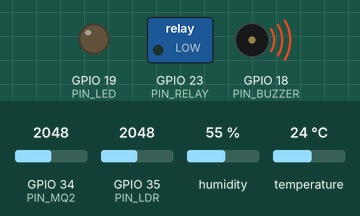
Bench run of a sketch on a simulated ESP32. Parts: switched loads named in the sketch (green lamp = pin HIGH), output pins drawn as LEDs (lit = HIGH), buzzer (waves = sounding, pin HIGH). The test bench sets the inputs (shaded band); at power-on: temperature 24 °C, GPIO 35 (PIN_LDR) = 2048, GPIO 34 (PIN_MQ2) = 2048, humidity 55 %. WiFi joins after 1.5 s; servers stay silent unless stated; no MQTT or app messages arrive unless stated; what the sketch prints to the serial monitor is not drawn.

Above: at 2.54 s.
2.8 s: temperature set to 29 °C
7.2 s: temperature set to 32 °C
At 10.36 s:
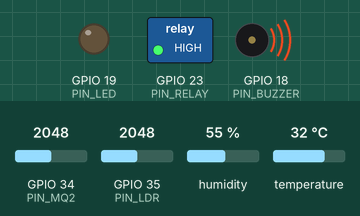
11.9 s: GPIO 35 (PIN_LDR) set to 2862
15.4 s: GPIO 35 (PIN_LDR) set to 2922
At 15.47 s:
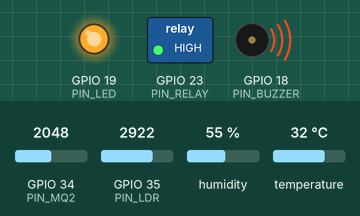
18.9 s: temperature set to 12 °C
At 22.1 s:
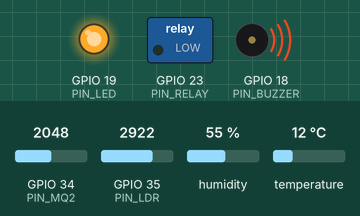
23.9 s: GPIO 34 (PIN_MQ2) set to 1259
27.4 s: GPIO 34 (PIN_MQ2) set to 1154
At 28.2 s:
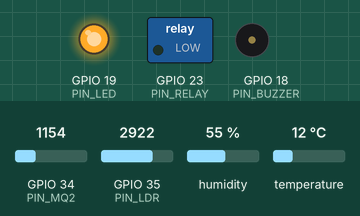
Timing chart, 0 to 29.9 s (numbered marks = the images above; inputs shaded):
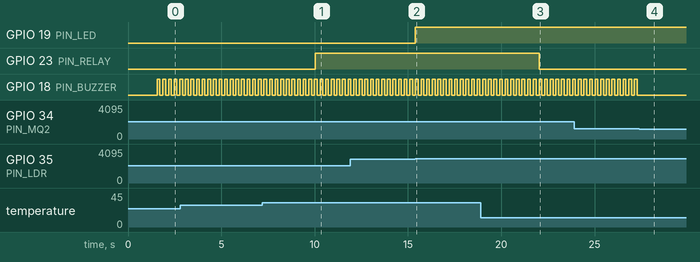

The sketch:

esp32_sensor.ino
```cpp
// Imported legacy firmware; NOT compatible with the current NODO MQTT contract yet.
// See firmware/REVIEW.md before flashing or connecting to the backend.
#include <WiFi.h>
#include <PubSubClient.h>
#include <ArduinoJson.h>
#include "DHT.h"

//  THÔNG TIN WI-FI & MQTT
#include "secrets.h"

// ================= CẤU HÌNH PHẦN CỨNG =================
#define PIN_MQ2       34
#define PIN_LDR       35
#define PIN_DHT       16
#define PIN_BUZZER    18
#define PIN_LED       19
#define PIN_RELAY     23

#define DHTTYPE DHT11
DHT dht(PIN_DHT, DHTTYPE);

// CẤU HÌNH RELAY ACTIVE HIGH (JUMPER CẮM VÀO VỊ TRÍ H)
#define RELAY_ON   HIGH
#define RELAY_OFF  LOW

// ================= NGƯỠNG CẤU HÌNH MẶC ĐỊNH =================
// Vì đã đảo logic: Càng sáng -> số càng cao (tối đa 4095), Càng tối -> số càng nhỏ (về sát 0)
// Ngưỡng 1200: Khi trời tối dưới mức này thì tự động bật đèn LED
int lightThreshold    = 1200;
int gasThreshold      = 1200; // Trên 1200 hú còi cảnh báo
float tempThreshold   = 30.0; // Trên 30.0 độ C tự động bật quạt
bool autoMode         = true; // true: tự động theo cảm biến | false: chỉnh tay trên web

// ================= BIẾN TRẠNG THÁI THIẾT BỊ =================
bool ledState = false;
bool fanState = false;
bool decommissioned = false; // Cờ khóa thiết bị vĩnh viễn

float nhietDo = 0.0;
float doAm    = 0.0;
int gasVal    = 0;
int lightVal  = 0;

WiFiClient espClient;
PubSubClient client(espClient);

unsigned long prevDhtMillis = 0;
unsigned long prevPubMillis = 0;
unsigned long prevBuzzerMillis = 0;
bool buzzerBeep = false;

// ================= HÀM XỬ LÝ LỆNH TỪ SERVER (CALLBACK) =================
void mqttCallback(char* topic, byte* payload, unsigned int length) {
  if (decommissioned) return;

  StaticJsonDocument<256> doc;
  DeserializationError error = deserializeJson(doc, payload, length);
  if (error) return;

  String top = String(topic);

  // 1. Nhận lệnh điều khiển Bật/Tắt thiết bị thủ công từ Web
  if (top == TOPIC_COMMAND) {
    const char* dev = doc["device"];
    if (dev == nullptr || !doc["state"].is<int>()) return;
    int state = doc["state"];
    if ((strcmp(dev, "led") != 0 && strcmp(dev, "fan") != 0) || (state != 0 && state != 1)) return;
    autoMode = false;

    if (strcmp(dev, "led") == 0) {
      ledState = (state == 1);
      digitalWrite(PIN_LED, ledState ? HIGH : LOW);
    }
    else if (strcmp(dev, "fan") == 0) {
      fanState = (state == 1);
      digitalWrite(PIN_RELAY, fanState ? RELAY_ON : RELAY_OFF);
    }
  }

  // 2. Nhận thay đổi cấu hình ngưỡng hoặc khóa thiết bị vĩnh viễn
  else if (top == TOPIC_CONFIG) {
    if (doc.containsKey("decommission") && doc["decommission"] == true) {
      Serial.println("\n[CANH BAO] Thiet bi da bi DECOMMISSION (KHOA VINH VIEN)!");
      decommissioned = true;
      digitalWrite(PIN_LED, LOW);
      digitalWrite(PIN_RELAY, RELAY_OFF);
      digitalWrite(PIN_BUZZER, LOW);
      client.publish(TOPIC_STATUS, "{\"status\":\"decommissioned\"}", true);
      client.disconnect();
      return;
    }

    if (doc.containsKey("lightThresh")) lightThreshold = doc["lightThresh"];
    if (doc.containsKey("gasThresh"))   gasThreshold   = doc["gasThresh"];
    if (doc.containsKey("tempThresh"))  tempThreshold  = doc["tempThresh"];
    if (doc.containsKey("autoMode"))    autoMode       = doc["autoMode"];
  }
}

// ================= KẾT NỐI LẠI MQTT (LWT & TOKEN) =================
void reconnectMQTT() {
  if (decommissioned) return;

  while (!client.connected()) {
    Serial.print("Dang ket noi MQTT Broker...");

    String willTopic = String(TOPIC_STATUS);
    const char* willMessage = "{\"status\":\"offline\"}";

    // Kết nối xác thực bằng Token và cấu hình bản tin LWT
    if (client.connect(DEVICE_ID, DEVICE_ID, DEVICE_TOKEN, willTopic.c_str(), 1, true, willMessage)) {
      Serial.println(" Thanh cong!");
      client.publish(TOPIC_STATUS, "{\"status\":\"online\"}", true);
      client.subscribe(TOPIC_COMMAND);
      client.subscribe(TOPIC_CONFIG);
    } else {
      Serial.print(" That bai, rc=");
      Serial.print(client.state());
      Serial.println(" Thu lai sau 3 giay...");
      delay(3000);
    }
  }
}

void setup() {
  Serial.begin(115200);

  pinMode(PIN_BUZZER, OUTPUT);
  pinMode(PIN_LED, OUTPUT);
  pinMode(PIN_RELAY, OUTPUT);

  // Mức tắt ban đầu: xuất LOW để Relay mức H không bị kích hoạt
  digitalWrite(PIN_BUZZER, LOW);
  digitalWrite(PIN_LED, LOW);
  digitalWrite(PIN_RELAY, RELAY_OFF);

  dht.begin();

  // Kết nối Wi-Fi chống treo bộ nhớ cache
  Serial.print("\nDang ket noi WiFi: ");
  Serial.println(ssid);
  WiFi.mode(WIFI_STA);
  WiFi.begin(ssid, password);
  while (WiFi.status() != WL_CONNECTED) {
    delay(500);
    Serial.print(".");
  }
  Serial.println("\nWiFi Connected! IP: " + WiFi.localIP().toString());

  // Thiết lập MQTT Client
  client.setServer(mqtt_server, mqtt_port);
  client.setCallback(mqttCallback);
  client.setBufferSize(1024); // Allow a larger MQTT packet than the default buffer.
  client.setKeepAlive(15); // Rút ngắn KeepAlive xuống 15s để nhận diện rút nguồn nhanh
}

void loop() {
  if (decommissioned) {
    delay(1000);
    return;
  }

  if (!client.connected()) {
    reconnectMQTT();
  }
  client.loop();

  unsigned long currentMillis = millis();

  // 1. Đọc DHT11 định kỳ mỗi 2 giây
  if (currentMillis - prevDhtMillis >= 2000) {
    prevDhtMillis = currentMillis;
    float h = dht.readHumidity();
    float t = dht.readTemperature();
    if (!isnan(h) && !isnan(t)) {
      doAm = h;
      nhietDo = t;
    }
  }

  // 2. Đọc giá trị cảm biến Analog (Đảo chiều logic quang trở LDR)
  gasVal = analogRead(PIN_MQ2);
  lightVal = 4095 - analogRead(PIN_LDR); // Càng sáng -> số càng cao, Càng tối -> số càng thấp

  // 3. Logic điều khiển Tự động (khi autoMode = true)
  if (autoMode) {
    // Khi trời tối (giá trị ánh sáng tụt xuống dưới ngưỡng lightThreshold) -> Bật đèn LED
    ledState = (lightVal < lightThreshold);
    digitalWrite(PIN_LED, ledState ? HIGH : LOW);

    // Khi trời nóng vượt ngưỡng nhiệt độ -> Tự động bật quạt
    fanState = (nhietDo > tempThreshold && nhietDo > 0.0);
    digitalWrite(PIN_RELAY, fanState ? RELAY_ON : RELAY_OFF);
  }

  // 4. Còi cảnh báo khí gas (hoạt động độc lập)
  if (gasVal > gasThreshold) {
    if (currentMillis - prevBuzzerMillis >= 150) {
      prevBuzzerMillis = currentMillis;
      buzzerBeep = !buzzerBeep;
      digitalWrite(PIN_BUZZER, buzzerBeep ? HIGH : LOW);
    }
  } else {
    digitalWrite(PIN_BUZZER, LOW);
  }

  // 5. Gửi Telemetry lên Broker định kỳ mỗi 1.5 giây
  if (currentMillis - prevPubMillis >= 1500) {
    prevPubMillis = currentMillis;

    StaticJsonDocument<256> doc;
    doc["device_id"] = DEVICE_ID;
    doc["temp"]      = nhietDo;
    doc["hum"]       = doAm;
    doc["gas"]       = gasVal;
    doc["light"]     = lightVal;
    doc["led"]       = ledState ? 1 : 0;
    doc["fan"]       = fanState ? 1 : 0;
    doc["alarm"]     = (gasVal > gasThreshold) ? 1 : 0;

    char jsonBuffer[256];
    serializeJson(doc, jsonBuffer);
    client.publish(TOPIC_TELEMETRY, jsonBuffer);
  }
}
```

secrets.example.h
```cpp
#pragma once
// Copy to secrets.h locally. These are legacy settings, not a NODO-ready contract.
const char* ssid = "YOUR_WIFI_SSID";
const char* password = "YOUR_WIFI_PASSWORD";
const char* mqtt_server = "YOUR_BROKER_LAN_IP";
const int mqtt_port = 1884;
// The imported firmware still uses the old ID/topics/JSON. See ../REVIEW.md.
const char* DEVICE_ID = "esp32_node_01";
const char* DEVICE_TOKEN = "YOUR_NODE_MQTT_PASSWORD";
const char* TOPIC_TELEMETRY = "devices/esp32_node_01/telemetry";
const char* TOPIC_COMMAND = "devices/esp32_node_01/commands";
const char* TOPIC_CONFIG = "devices/esp32_node_01/config";
const char* TOPIC_STATUS = "devices/esp32_node_01/status";
```

Measured:
- the behaviour switches between 30 and 31 °C on temperature (found by bisection; images 0 and 1)
- the behaviour switches between 2895 and 2896 on GPIO 35 (PIN_LDR) (found by bisection; images 1 and 2)
- the behaviour switches between 1201 and 1200 on GPIO 34 (PIN_MQ2) (found by bisection; images 3 and 4)
- after the input at 7.2 s, GPIO 23 (PIN_RELAY): LOW → HIGH after 2.8 s
- after the input at 15.4 s, GPIO 19 (PIN_LED): LOW → HIGH at once
- after the input at 18.9 s, GPIO 23 (PIN_RELAY): HIGH → LOW after 3.1 s
- after the input at 27.4 s, GPIO 18 (PIN_BUZZER): stops changing and stays LOW
- by itself, GPIO 18 (PIN_BUZZER): alternates HIGH for 0.15 s and LOW for 0.15 s
